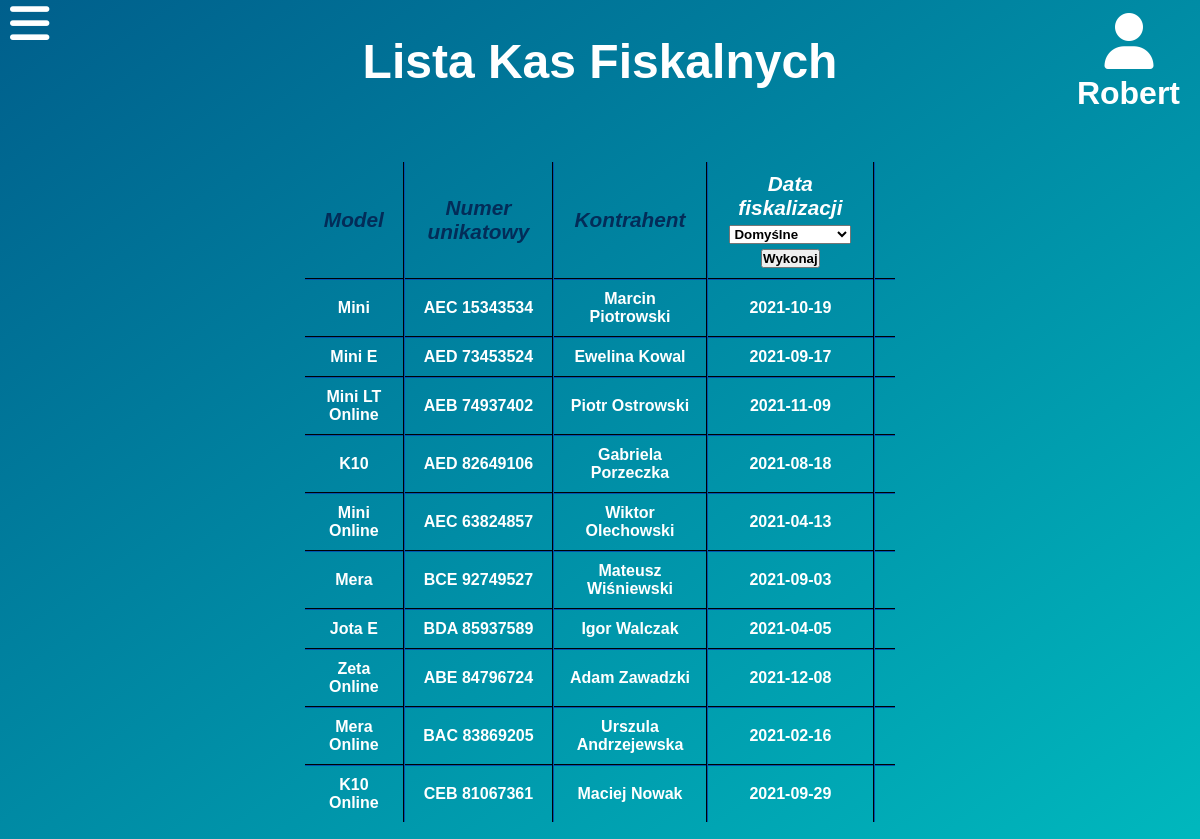
The page /listaKasFiskalnych.php (signed in) on the database its author committed.
### tables this page shows
CREATE TABLE `kasy` (
  `id` int(2) NOT NULL,
  `data_fisk` date NOT NULL,
  `kontrahent` int(2) DEFAULT NULL,
  `nr_unikatowy` varchar(12) NOT NULL,
  `model` varchar(20) NOT NULL
);

CREATE TABLE `klienci` (
  `id` int(2) NOT NULL,
  `nip` varchar(13) NOT NULL,
  `nazwa` varchar(20) NOT NULL,
  `adres` varchar(15) NOT NULL,
  `miejscowosc` varchar(25) NOT NULL,
  `telefon` varchar(9) NOT NULL,
  `email` varchar(20) NOT NULL
);

### listaKasFiskalnych.php (the view, shortened to what this page needs)
<?php
$host = "localhost";
$name = "root";
$pass = "";
$dbname = "projekt";
$conn = mysqli_connect($host, $name, $pass, $dbname);
?>
<!DOCTYPE html>
<html lang="pl">
<head>
    <link rel="stylesheet" href="CSS/style-menu.css">
    <link rel="stylesheet" href="CSS/style-strona.css">
</head>
<body class="menu-preload">
    <div id='main'>
        <div id="heading-user">
            <div id="heading">
                <h1>Lista Kas Fiskalnych</h1>
            </div>
            <div id='logged-user'>
                <span id="logged-user-icon"><i class="fas fa-user" onClick="managePopupWindow()"></i></span><?php echo "<p>".$_SESSION['imie']."</p>";?>
            </div>
        </div>
        <div class='content'>
            <table class='dane-tabele'>
                <tr>
                    <th>Model</th>
                    <th>Numer unikatowy</th>
                    <th>Kontrahent</th>
                    <th><form method="POST">Data fiskalizacji <br/><select name="sortowanie">
                            <option value="default" name="default">Domyślne</option>
                        </select> <input type="submit" value="Wykonaj"></form></th>
                    <th></th>
                </tr>
            <?php
                $wybor=$_POST['sortowanie'];
                if(mysqli_connect_errno()) echo "Problemy techniczne, proszę spróbować później.";
                else{
                    if((!isset($wybor))||($wybor=="default"))$kwerenda = "SELECT * FROM kasy, klienci WHERE kasy.kontrahent=klienci.id";
                    if($wynik=mysqli_query($conn, $kwerenda)){
                    while($row=mysqli_fetch_array($wynik)){
                        echo '<tr><td>'.$row['model'].'</td><td>'.$row['nr_unikatowy'].'</td><td>'.$row['nazwa'].'</td><td>'.$row['data_fisk'].'</td>';
                    }
                }
                }
            ?>
            </table>
        </div>
        <div>
            <label for="menu-checkbox" id="menu-checkbox2">
                <i class="fas fa-bars"></i>
            </label>
        </div>
    </div>
</body>
</html>

### CSS/style-menu.css (style rules this page uses)
#menu-checkbox2 { position: fixed; font-size: 45px; left: 10px; top: -1px; z-index: 1; }
#menu-checkbox:not(:checked) ~ #menu-checkbox2 i { transition: 0.5s ease; }

### CSS/style-strona.css (style rules this page uses)
:root { --section-gradient-1: #005f8c ; --section-gradient-2: #00b9be ; --sidebar-bg-clr: #002b59; }
* { margin: 0; padding: 0; color: white; font-family: 'Rubik', sans-serif; font-weight: 600; }
input, select, option { color: black; }
html, body { min-height: 100%; margin: 5px; background: linear-gradient(to bottom right, var(--section-gradient-1), var(--section-gradient-2)); background-attachment: fixed; background-repeat: no-repeat; }
#heading-user { display: grid; grid-template-columns: 1fr 2fr 1fr; margin-bottom: 50px; }
#heading { font-size: 1.5rem; grid-column-start: 2; justify-self: center; align-self: center; }
#logged-user { justify-self: end; align-self: center; font-size: 2rem; }
#logged-user-icon { padding-left: 27.5px; font-size: 3.5rem; }
#logged-user p { padding-right: 10px; color: inherit; }
.content { display: grid; grid-template-columns: 1fr 2fr 1fr; }
.dane-tabele { grid-column-start: 2; justify-self: stretch; align-self: center; border-collapse: collapse; }
.dane-tabele td,th { padding: 10px; text-align: center; }
.dane-tabele tr:not(:last-child) { border-bottom: 2px #002b59 groove; }
.dane-tabele th { font-style: italic; font-size: 1.3rem; color: #032c58; }
.dane-tabele td, .dane-tabele th:not(:last-child) { border-right: 2px #002b59 groove; }
.dane-uzytkownicy td,th { padding: 10px; text-align: center; }

### rows shown on the page
kasy: model "Mini", nr_unikatowy "AEC 15343534", kontrahent.nazwa "Marcin Piotrowski", data_fisk "2021-10-19"
kasy: model "Mini E", nr_unikatowy "AED 73453524", kontrahent.nazwa "Ewelina Kowal", data_fisk "2021-09-17"
kasy: model "Mini LT Online", nr_unikatowy "AEB 74937402", kontrahent.nazwa "Piotr Ostrowski", data_fisk "2021-11-09"
kasy: model "K10", nr_unikatowy "AED 82649106", kontrahent.nazwa "Gabriela Porzeczka", data_fisk "2021-08-18"
kasy: model "Mini Online", nr_unikatowy "AEC 63824857", kontrahent.nazwa "Wiktor Olechowski", data_fisk "2021-04-13"
kasy: model "Mera", nr_unikatowy "BCE 92749527", kontrahent.nazwa "Mateusz Wiśniewski", data_fisk "2021-09-03"
kasy: model "Jota E", nr_unikatowy "BDA 85937589", kontrahent.nazwa "Igor Walczak", data_fisk "2021-04-05"
kasy: model "Zeta Online", nr_unikatowy "ABE 84796724", kontrahent.nazwa "Adam Zawadzki", data_fisk "2021-12-08"
kasy: model "Mera Online", nr_unikatowy "BAC 83869205", kontrahent.nazwa "Urszula Andrzejewska", data_fisk "2021-02-16"
kasy: model "K10 Online", nr_unikatowy "CEB 81067361", kontrahent.nazwa "Maciej Nowak", data_fisk "2021-09-29"

### other values the page prints
$_SESSION['imie'] "Robert"
